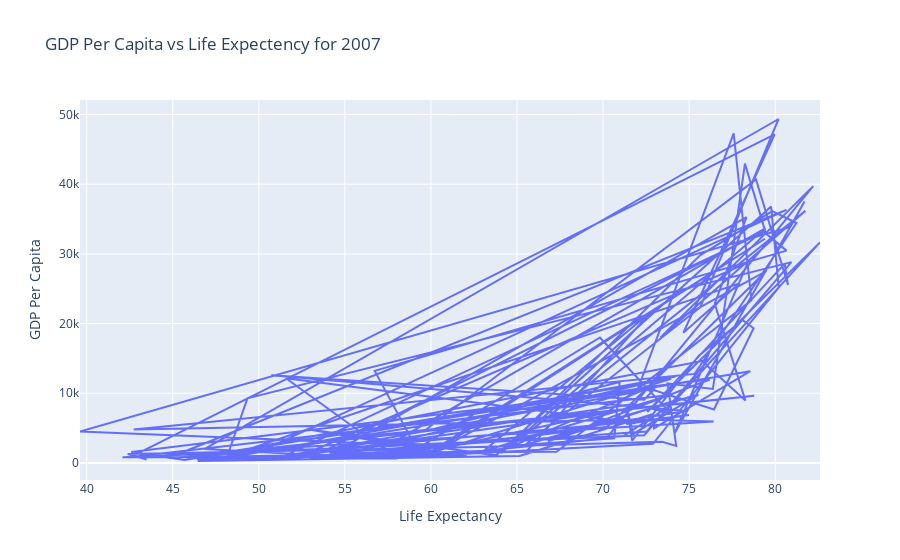

The notebook cell this image was saved under:
### Code cell
#lets create graph using go first to create graph we have to create figure first, which will have traces and layout. 
#Traces is our data for which we want to create the graph and layout will have layout properties like title, labels
#Traces is list object as we can have multiple data to be ploted on a single graph
#To show figure .show() method is used

#in Plotly scatter method is used to create scatter plot and line plot to make it scatter markers needs to be passed in mode

trace1=go.Scatter(x=gapmin_2007['lifeExp'],y=gapmin_2007['gdpPercap'])
data=[trace1]

layout = go.Layout(title='GDP Per Capita vs Life Expectency for 2007',xaxis={'title':'Life Expectancy'},yaxis={'title':'GDP Per Capita'})

fig=go.Figure(data,layout)
fig.show()

### Figure 1 — Plotly figure (JSON) as saved in the notebook; plotly's stock layout.template omitted (floating-point values rounded to 4 significant figures; data arrays with more than 128 entries replaced by an {"elided": "..."} marker saying what was removed)
{"data": [{"type": "scatter", "x": {"elided": "142 float values"}, "y": {"elided": "142 float values"}}], "layout": {"autosize": true, "title": {"text": "GDP Per Capita vs Life Expectency for 2007"}, "xaxis": {"autorange": true, "range": [39.61, 82.6], "title": {"text": "Life Expectancy"}, "type": "linear"}, "yaxis": {"autorange": true, "range": [-2449.0, 52080.0], "title": {"text": "GDP Per Capita"}, "type": "linear"}}}
